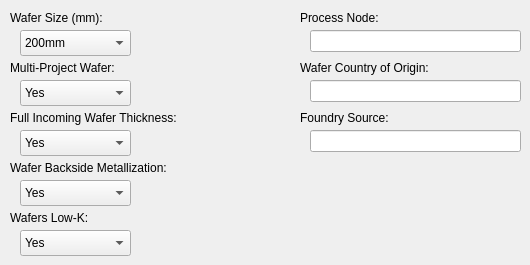
   <widget class="QWidget" name="tab_3">
    <attribute name="title">
     <string>Wafer</string>
    </attribute>
    <widget class="QLabel" name="label_25">
     <property name="geometry">
      <rect>
       <x>10</x>
       <y>10</y>
       <width>211</width>
       <height>16</height>
      </rect>
     </property>
     <property name="text">
      <string>Wafer Size (mm):</string>
     </property>
    </widget>
    <widget class="QComboBox" name="txtWaferSize">
     <property name="geometry">
      <rect>
       <x>20</x>
       <y>30</y>
       <width>111</width>
       <height>26</height>
      </rect>
     </property>
     <item>
      <property name="text">
       <string>200mm</string>
      </property>
     </item>
     <item>
      <property name="text">
       <string>300mm</string>
      </property>
     </item>
    </widget>
    <widget class="QComboBox" name="txtMultiProjectWafer">
     <property name="geometry">
      <rect>
       <x>20</x>
       <y>80</y>
       <width>111</width>
       <height>26</height>
      </rect>
     </property>
     <item>
      <property name="text">
       <string>Yes</string>
      </property>
     </item>
     <item>
      <property name="text">
       <string>No</string>
      </property>
     </item>
    </widget>
    <widget class="QLabel" name="label_26">
     <property name="geometry">
      <rect>
       <x>10</x>
       <y>60</y>
       <width>211</width>
       <height>16</height>
      </rect>
     </property>
     <property name="text">
      <string>Multi-Project Wafer:</string>
     </property>
    </widget>
    <widget class="QComboBox" name="txtFullIncomingWaferThickness">
     <property name="geometry">
      <rect>
       <x>20</x>
       <y>130</y>
       <width>111</width>
       <height>26</height>
      </rect>
     </property>
     <item>
      <property name="text">
       <string>Yes</string>
      </property>
     </item>
     <item>
      <property name="text">
       <string>No</string>
      </property>
     </item>
    </widget>
    <widget class="QLabel" name="label_27">
     <property name="geometry">
      <rect>
       <x>10</x>
       <y>110</y>
       <width>211</width>
       <height>16</height>
      </rect>
     </property>
     <property name="text">
      <string>Full Incoming Wafer Thickness:</string>
     </property>
    </widget>
    <widget class="QComboBox" name="txtWaferBacksideMetallization">
     <property name="geometry">
      <rect>
       <x>20</x>
       <y>180</y>
       <width>111</width>
       <height>26</height>
      </rect>
     </property>
     <item>
      <property name="text">
       <string>Yes</string>
      </property>
     </item>
     <item>
      <property name="text">
       <string>No</string>
      </property>
     </item>
    </widget>
    <widget class="QLabel" name="label_28">
     <property name="geometry">
      <rect>
       <x>10</x>
       <y>160</y>
       <width>211</width>
       <height>16</height>
      </rect>
     </property>
     <property name="text">
      <string>Wafer Backside Metallization:</string>
     </property>
    </widget>
    <widget class="QLabel" name="label_29">
     <property name="geometry">
      <rect>
       <x>10</x>
       <y>210</y>
       <width>211</width>
       <height>16</height>
      </rect>
     </property>
     <property name="text">
      <string>Wafers Low-K:</string>
     </property>
    </widget>
    <widget class="QComboBox" name="txtWafersLowK">
     <property name="geometry">
      <rect>
       <x>20</x>
       <y>230</y>
       <width>111</width>
       <height>26</height>
      </rect>
     </property>
     <item>
      <property name="text">
       <string>Yes</string>
      </property>
     </item>
     <item>
      <property name="text">
       <string>No</string>
      </property>
     </item>
    </widget>
    <widget class="QLabel" name="label_30">
     <property name="geometry">
      <rect>
       <x>300</x>
       <y>10</y>
       <width>161</width>
       <height>16</height>
      </rect>
     </property>
     <property name="text">
      <string>Process Node:</string>
     </property>
    </widget>
    <widget class="QLineEdit" name="txtProcessNode">
     <property name="geometry">
      <rect>
       <x>310</x>
       <y>30</y>
       <width>211</width>
       <height>22</height>
      </rect>
     </property>
    </widget>
    <widget class="QLineEdit" name="txtWaferCountryOfOrigin">
     <property name="geometry">
      <rect>
       <x>310</x>
       <y>80</y>
       <width>211</width>
       <height>22</height>
      </rect>
     </property>
    </widget>
    <widget class="QLabel" name="label_31">
     <property name="geometry">
      <rect>
       <x>300</x>
       <y>60</y>
       <width>161</width>
       <height>16</height>
      </rect>
     </property>
     <property name="text">
      <string>Wafer Country of Origin:</string>
     </property>
    </widget>
    <widget class="QLineEdit" name="txtFoundrySource">
     <property name="geometry">
      <rect>
       <x>310</x>
       <y>130</y>
       <width>211</width>
       <height>22</height>
      </rect>
     </property>
    </widget>
    <widget class="QLabel" name="label_32">
     <property name="geometry">
      <rect>
       <x>300</x>
       <y>110</y>
       <width>161</width>
       <height>16</height>
      </rect>
     </property>
     <property name="text">
      <string>Foundry Source:</string>
     </property>
    </widget>
   </widget>
